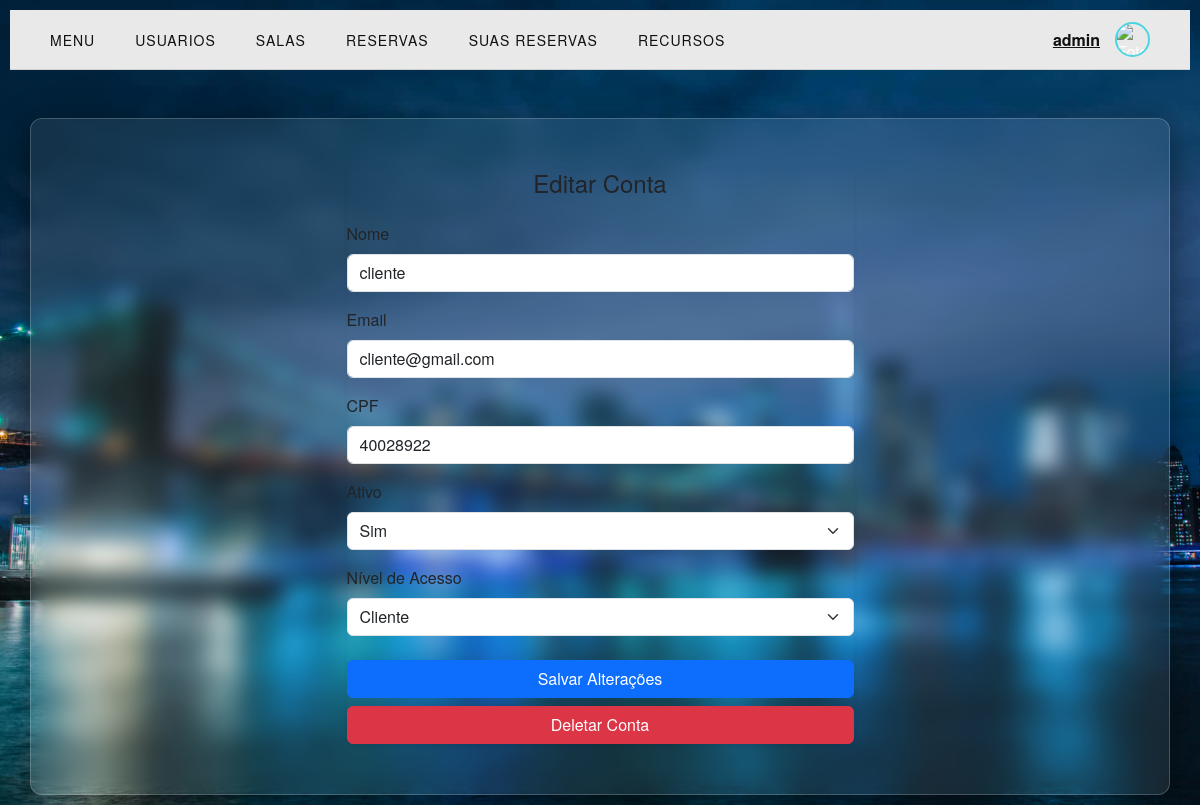
The app's page /usuarios/2/editar (signed in), older data.
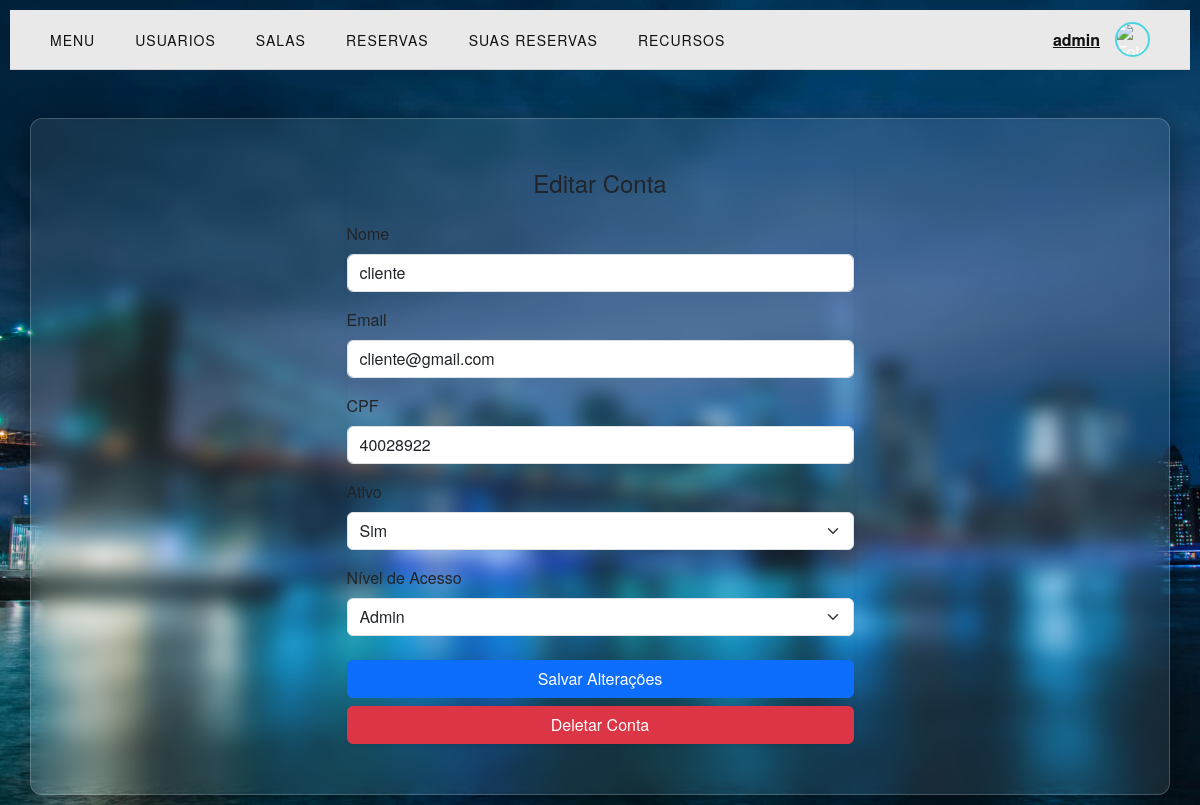
The same page, newer data.
### core/models.py (models this page shows, shortened)
class Usuario(models.Model):
      nome = models.CharField(max_length=100)
      cpf = models.CharField(max_length=100)
      email = models.CharField(max_length=100)
      ativo = models.BooleanField(default=True)
      nivel = models.CharField(max_length=100, default="1")
      foto_perfil = models.URLField(blank=True, null=True)

### core/views.py (the view, shortened to what this page needs)
# urls.py: path('usuarios/<int:usuario_id>/editar', editar_usuario, name='editar-usuario'),
def editar_usuario(request, usuario_id):
    usuario = Usuario.objects.get(id=usuario_id)
    try:
        conta_id = request.session.get('usuario_id')
        conta = Usuario.objects.get(id=conta_id)
    except Usuario.DoesNotExist:
        conta = None
        return redirect('/')
    if request.method == "POST" and request.POST.get("deletar") == "true":
        usuario.delete()
        return redirect('/usuarios')
    return render(request, "core/editar_usuario.html", {'usuario': usuario, 'conta': conta})

### core/templates/core/editar_usuario.html (shortened to what this page needs)
{% extends 'core/base.html' %}
{% block content %}
{% if conta.nivel == '3' %}
<div class="container mt-5">
    <div class="row justify-content-center">
        <div class="col-md-6">
            <div class="card shadow-sm">
                <div class="card-body">
                    <h4 class="mb-4 text-center">Editar Conta</h4>
                    <form method="POST">
                        <div class="mb-3">
                            <label class="form-label">Nome</label>
                            <input type="text" class="form-control"
                                   name="nome"
                                   value="{{ usuario.nome }}"
                                   required minlength="3">
                        </div>
                        <div class="mb-3">
                            <label class="form-label">Email</label>
                            <input type="email" class="form-control"
                                   name="email"
                                   value="{{ usuario.email }}"
                                   required>
                        </div>
                        <div class="mb-3">
                            <label class="form-label">CPF</label>
                            <input type="text" class="form-control"
                                   name="cpf"
                                   value="{{ usuario.cpf }}"
                                   required minlength="11" maxlength="11">
                        </div>
                        <div class="mb-3">
                            <label class="form-label">Ativo</label>
                            <select class="form-select" name="ativo">
                                <option value="True" {% if usuario.ativo %}selected{% endif %}>Sim</option>
                            </select>
                        </div>
                        <div class="mb-4">
                            <label class="form-label">Nível de Acesso</label>
                            <select class="form-select" name="nivel">
                                <option value="1" {% if usuario.nivel == '1' %}selected{% endif %}>Cliente</option>
                                <option value="3" {% if usuario.nivel == '3' %}selected{% endif %}>Admin</option>
                            </select>
                        </div>
                        <div class="d-grid mb-2">
                            <button type="submit" class="btn btn-primary">
                                Salvar Alterações
                            </button>
                        </div>
                    </form>
                    <div class="d-grid">
                        <button type="button"
                                class="btn btn-danger"
                                data-bs-toggle="modal"
                                data-bs-target="#deleteModal">
                            Deletar Conta
                        </button>
                    </div>
                </div>
            </div>
        </div>
    </div>
</div>
{% endif %}
{% endblock %}

Row changes from the older to the newer data that the page shows:
changed Usuario "cliente": nivel "Cliente" → "Admin"
